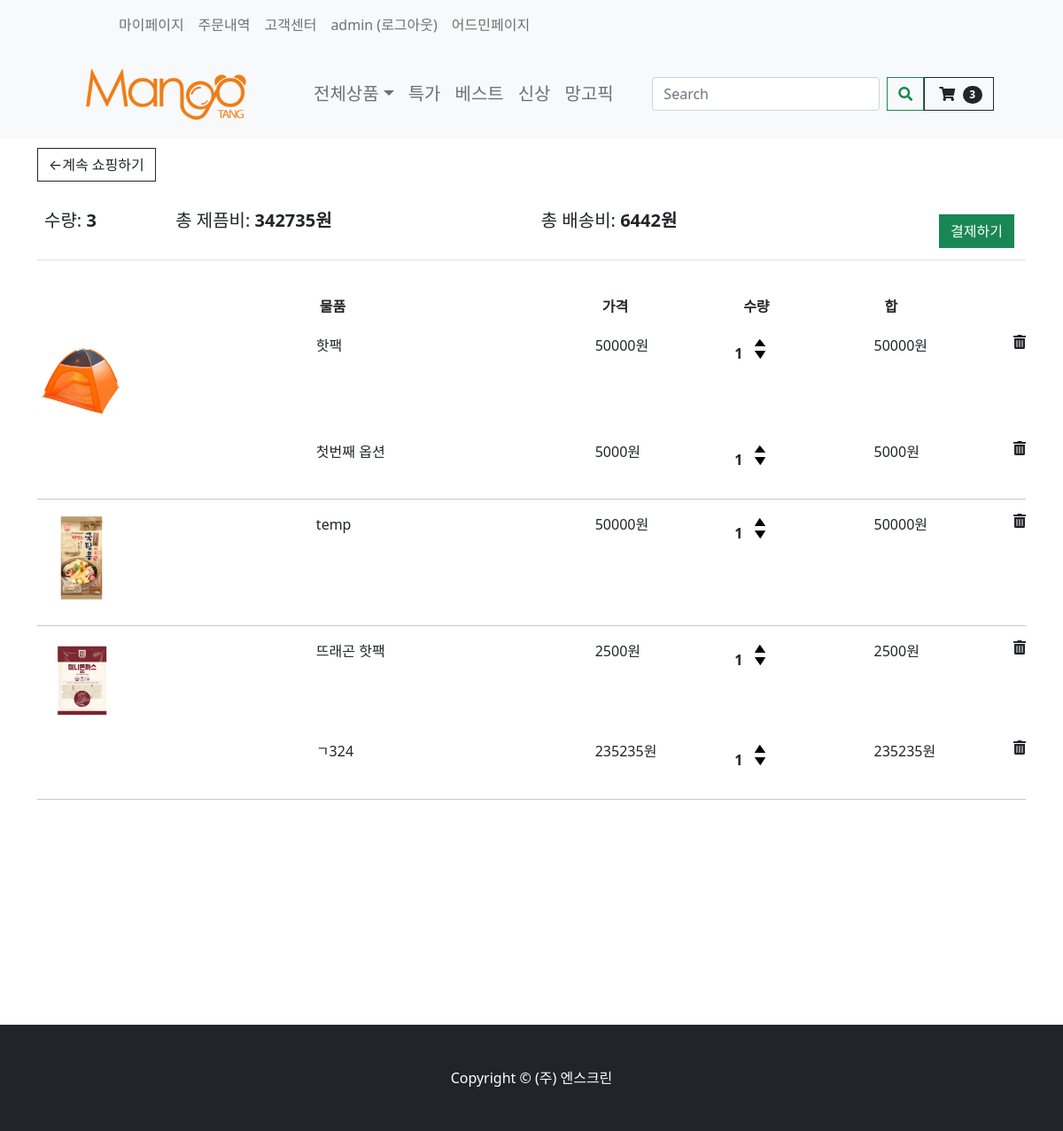
/cart/ (signed in), run on an earlier commit of the app's database.
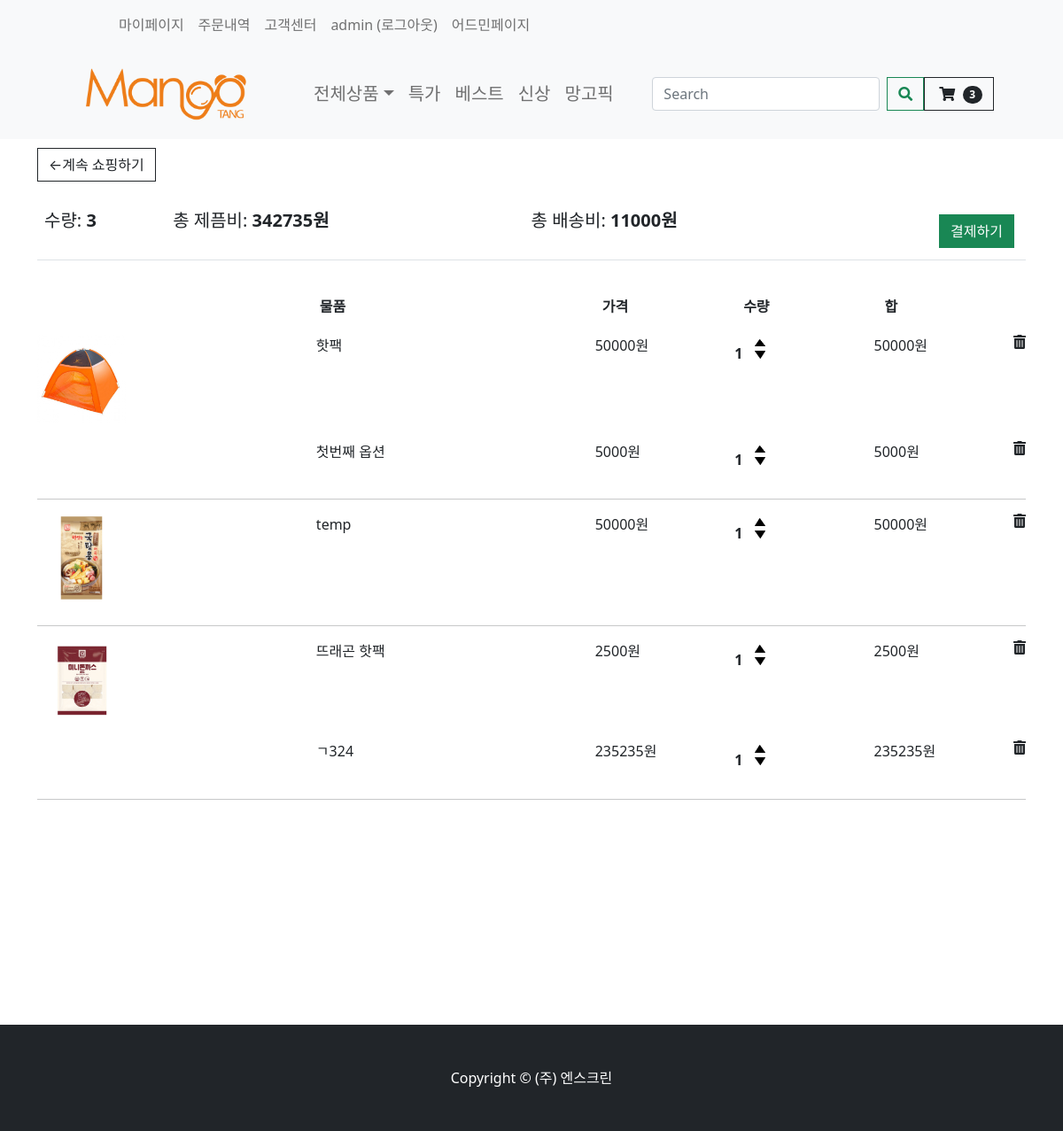
And on a later commit of the database.
### store/models.py (models this page shows, shortened)
class Order(models.Model):
    customer = models.ForeignKey(Customer, on_delete=models.SET_NULL, null=True, blank=True)
    date_ordered = models.DateTimeField(auto_now_add=True)
    order_status = models.BooleanField(default=False)
    payment_state = models.BooleanField(default=False)
    shipping_fee = models.IntegerField(null=True, blank=True)
    track_number = models.IntegerField(null=True, blank=True)
    order_number = models.IntegerField(null=True, blank=True)
    email = models.EmailField(null=True,blank=True)
    total_fee = models.IntegerField(null=True, blank=True)
    recipent_address1 = models.CharField(max_length=200, null=False)
    recipent_address2 = models.CharField(max_length=200, null=False)
    recipent_number = models.CharField(max_length=50, null=False)
    recipent_name = models.CharField(max_length=50, null=False)
    order_request = models.CharField(max_length=100, null=False)
    orderer_number = models.CharField(max_length=100, null=False)
    orderer_name = models.CharField(max_length=100, null=False)
    @property
    def get_cart_items(self):
        orderitems = self.orderitem_set.all()
        total = sum([item.quantity for item in orderitems])
        return total
    @property
    def get_total(self): #옵션 포함 해당 order의 모든 가격
        orderitems = self.orderitem_set.all()  # 해당 order의 자식 가져와서
        total = sum([item.get_total for item in orderitems])  # 다더함함
        orderitems = self.orderitem_set.all()  # 해당 order의 자식 가져와서
        optionTotal = sum([item.get_option_cart_total for item in orderitems])  # 다더함함
        return total + optionTotal
    @property
    def get_deliver_price(self):
        orderitems = self.orderitem_set.all()
        total = sum([item.get_delivery_price for item in orderitems])
        return total

class OrderItem(models.Model):
    product = models.ForeignKey(Product, on_delete=models.SET_NULL, null=True)
    order = models.ForeignKey(Order, on_delete=models.SET_NULL, null=True)
    quantity = models.IntegerField(default=0, null=True, blank=True)
    date_added = models.DateTimeField(auto_now_add=True)
    item_option_bool = models.BooleanField(default=False, blank=False, null=True)
    @property
    def get_delivery_price(self):
        return self.product.shipment_price
    @property
    def get_total(self):
        total = self.product.price_discount * self.quantity
        return total
    @property
    def get_option_cart_total(self):
        orderOptions = self.orderitemoption_set.all()  # 해당 order의 자식 가져와서
        total = sum([item.get_total for item in orderOptions])  # 다더함함
        return total

class Product(models.Model):
    product_name = models.CharField(max_length=200)
    price = models.FloatField(null=False, blank=False)
    image_detail = models.ImageField(null=True, blank=True)
    image_title = models.ImageField(null=True, blank=True)
    image_introduce = models.ImageField(null=True, blank=True)
    seller_code = models.CharField(max_length=50, null=False, blank=False)
    price_discount = models.FloatField(null=True)
    discount = models.IntegerField(null=True)
    stock = models.IntegerField()
    first_title = models.CharField(max_length=200)
    second_title = models.CharField(max_length=200)
    shipment_price = models.IntegerField(blank=True)
    hash_tag = models.CharField(max_length=200)
    option_bool = models.BooleanField(default=False, blank=False, null=True)
    collection_tag = models.CharField(max_length=200, null=True)
    item_company = models.CharField(null=False, max_length=200)
    product_status = models.BooleanField(default=False, blank=False, null=True)

class OrderItemOption(models.Model):
    order_item_option = models.ForeignKey(OrderItem, on_delete=models.CASCADE, null=True)
    product_option = models.ForeignKey(ProductOption, on_delete=models.CASCADE, null=True)
    quantity = models.IntegerField(default=0, null=True, blank=True)
    @property
    def get_total(self):
        total = self.product_option.option_price * self.quantity
        return total

class ProductOption(models.Model):
    product = models.ForeignKey(Product, on_delete=models.CASCADE, null=True)
    option_name = models.CharField(max_length=200)
    option_seller_code = models.CharField(max_length=50, null=False, blank=False)
    option_price = models.FloatField(null=False, blank=False)
    option_stock = models.IntegerField()
    option_status = models.BooleanField(default=False, blank=False, null=True)

### store/views.py (the view)
# urls.py: path('cart/', views.cart, name="cart"),
def cart(request):
    if request.user.is_authenticated:  # 로그인 유저일시
        customer = request.user.customer
        order, created = Order.objects.get_or_create(customer=customer, order_status=False)
        items = order.orderitem_set.all()  # orderitem은 Order의 자식 그래서 쿼리 가능
        cartItems = order.get_cart_items
        itemOption = []
        if (bool(items) == True): #카트 비어있는지 확인
            for item in items:
                itemOption += OrderItemOption.objects.filter(order_item_option=item)
        else:
            itemOption = []
    else:
        items = []
        order = {'get_cart_total': 0, 'get_cart_items': 0}
        cartItems = order['get_cart_items']
    context = {'items': items, 'order': order, 'cartItems': cartItems, 'itemOption': itemOption}
    return render(request, 'store/cart.html', context)

### store/templates/store/cart.html (shortened to what the changed rows need)
{% extends 'store/main.html' %}
{% load static %}
{% block content %}
    <div class="container" style="height: 1000px">
        <div class="row">
            <div class="col-lg-12">
                <div class="box-element">
                    <br>
                    <br>
                    <table class="table">
                        <tr>
                            <th><h5>수량: <strong class="cart-quantity-total">{{ order.get_cart_items }}</strong></h5>
                            </th>
                            <th><h5>총 제픔비: <strong
                                    class="cart-price-total">{{ order.get_total|floatformat:0 }}원</strong></h5>
                            </th>
                            <th>
                            <th><h5>총 배송비: <strong
                                    class="cart-price-total">{{ order.get_deliver_price |floatformat:0 }}원</strong></h5>
                            </th>
                            <th>
                                <a style="float:right; margin:5px;" class="btn btn-success" href="{% url 'checkout' %}">결제하기</a>
                            </th>
                        </tr>
                    </table>
                </div>
                <br>
            </div>
        </div>
    </div>
{% endblock content %}

What changed in the data, as far as the page shows it:
changed Order: get_deliver_price "6442" → "11000"
